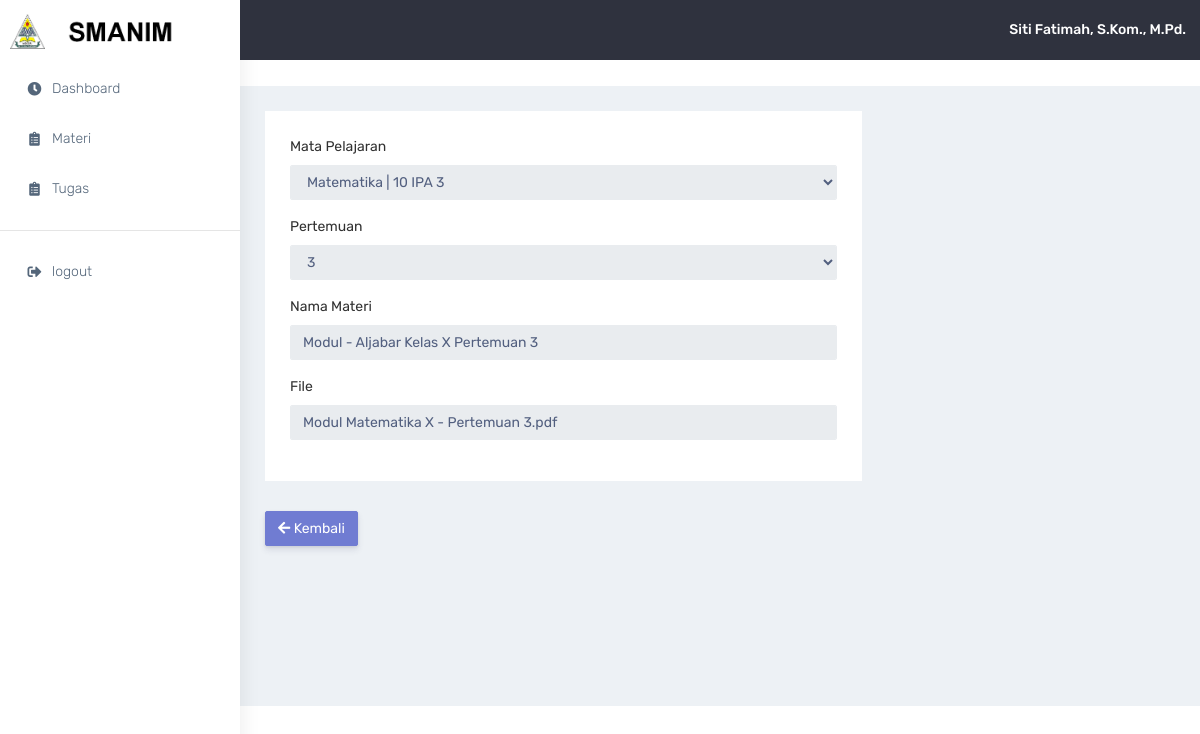
Screenshot of /guru/detail-materi.php?kode=25 (signed in) with the database file from the repository.
### tables this page shows
CREATE TABLE `tbl_file` (
  `id_file` int(11) NOT NULL,
  `id_mapel` int(11) NOT NULL,
  `pertemuan` char(2) NOT NULL,
  `nama` varchar(100) NOT NULL,
  `tipe` enum('mod','tgs') NOT NULL,
  `file` varchar(255) NOT NULL,
  `tgl_tambah` date DEFAULT NULL,
  `tgl_ubah` date DEFAULT NULL
);

CREATE TABLE `tbl_mapel` (
  `id_mapel` int(11) NOT NULL,
  `id_user` int(11) NOT NULL,
  `id_kelas` int(11) NOT NULL,
  `mapel` varchar(100) NOT NULL
);

### guru/detail-materi.php (the view, shortened to what this page needs)
<?php require_once('navbar.php');
if(isset($_GET['kode'])){
  $kode = $_GET['kode'];
  $sql = mysqli_query($con, "SELECT * FROM tbl_file a INNER JOIN tbl_mapel b ON b.id_mapel = a.id_mapel INNER JOIN tbl_kelas c ON c.id_kelas = b.id_kelas WHERE a.id_file = $kode");
  $data = mysqli_fetch_array($sql);
}
?>
            <div class="container-fluid">
                <div class="row">
                    <div class="col-md-8">
                        <div class="white-box">
                          <form method="post" enctype="multipart/form-data">
                            <div class="form-group">
                              <label for="exampleInputEmail1">Mata Pelajaran</label>
                              <select class="form-control" name="mapel" disabled>
                                <option value="<?= $data['id_mapel'] ?>"><?php echo $data['mapel']." | ".$data['tingkat']." ".strtoupper($data['jurusan'])." ".$data['kelas'] ?></option>
                              </select>
                            </div>
                            <div class="form-group">
                              <label for="exampleInputEmail1">Pertemuan</label>
                              <select class="form-control" name="pert" disabled>
                                <option value="<?= $data['pertemuan'] ?>"><?= $data['pertemuan'] ?></option>
                              </select>
                            </div>
                            <div class="form-group">
                              <label for="exampleInputEmail1">Nama Materi</label>
                              <input type="text" name="materi" class="form-control" id="exampleInputEmail1" aria-describedby="emailHelp" value="<?= $data['nama'] ?>" disabled>
                            </div>
                            <div class="form-group">
                              <label for="exampleFormControlFile1">File</label>
                              <input type="text" name="materi" class="form-control" id="exampleInputEmail1" aria-describedby="emailHelp" value="<?php echo substr($data['file'],15); ?>" disabled>
                            </div>
                          </div>
                        <a href="materi.php" class="btn btn-primary">
                            <i class="fas fa-arrow-left"></i> Kembali
                        </a>
                          </div>
                    </div>
                </div>
            </div>

### rows the page displays
tbl_file: mapel "Matematika | 10 IPA 3", pert "3", materi "Modul - Aljabar Kelas X Pertemuan 3", materi "Modul Matematika X - Pertemuan 3.pdf"

### other values shown
$namau "Siti Fatimah, S.Kom., M.Pd."
